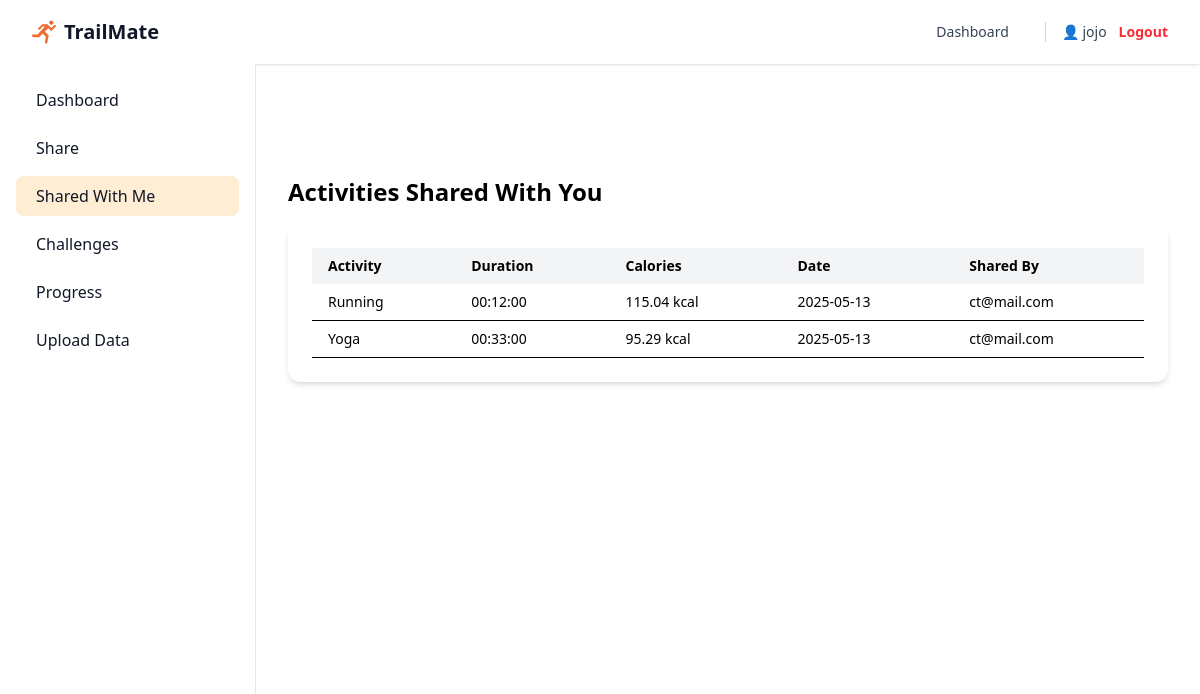
/shared_with_me (signed in), run on the app's committed database.
### app/models.py (models this page shows, shortened)
class User(db.Model, UserMixin):
    __tablename__ = "Users"
    id: Mapped[int] = mapped_column(primary_key=True, autoincrement=True, name="user_id")
    username: Mapped[str] = mapped_column(unique=True)
    email: Mapped[str] = mapped_column(unique=True, nullable=False)
    password_hash: Mapped[str] = mapped_column(nullable=False)

class ActivityRegistry(db.Model):
    __tablename__ = "ActivityRegistry"
    upload_user_id: Mapped[int] = mapped_column(ForeignKey('Users.user_id'), nullable=False, primary_key=True, name="upload_user_id")
    upload_time: Mapped[datetime] = mapped_column(DateTime, primary_key=True)
    activity_date: Mapped[date] = mapped_column(Date, nullable=False)
    activity_type: Mapped[str] = mapped_column(nullable=False)
    activity_length: Mapped[time] = mapped_column(Time, nullable=False)
    calories_burned: Mapped[float] = mapped_column(nullable=False, default=0.0)

### app/routes.py (the view)
    @app.route('/shared_with_me')
    @login_required
    def shared_with_me():
        shares = SharedActivity.query.filter_by(user_shared_with=current_user.email).all()
        shared_data = []
        for share in shares:
            activity = ActivityRegistry.query.filter_by(
                upload_user_id=share.sharing_user,
                upload_time=share.activity_upload_time
            ).first()
            sharing_user = User.query.get(share.sharing_user)
            if activity and sharing_user:
                shared_data.append({
                    "activity_type": activity.activity_type.title(),
                    "activity_length": activity.activity_length,
                    "activity_date": activity.activity_date.strftime('%Y-%m-%d'),
                    "calories_burned": activity.calories_burned,
                    "shared_by": sharing_user.email
                })
        return render_template("shared_with_me.html", shared_data=shared_data)

### app/__init__.py (called while the page is built)
def create_app():
    app = Flask(__name__)
    app.config.from_object(Config)
    db.init_app(app)
    migrate.init_app(app, db)
    login_manager = LoginManager()
    login_manager.login_view = 'index'  # Redirect to 'index' if not logged in
    login_manager.login_message = "Please log in to access this page."
    login_manager.init_app(app)
    @login_manager.user_loader
    def load_user(user_id):
        return User.query.get(int(user_id))
    from app.routes import register_routes
    register_routes(app)
    from app import models  # Ensure models are imported
    return app

### app/templates/shared_with_me.html
{% extends "base.html" %}
{% block content %}
<div class="flex pt-16">
  {% include "_sidebar.html" %}
  <main class="sm:ml-64 w-full p-4 mt-4">
    <div class="pt-20 max-w-5xl mx-auto px-4 space-y-8">
        <h2 class="text-2xl font-semibold mb-4">Activities Shared With You</h2>
        {% if shared_data %}
        <div class="bg-white p-6 rounded-xl shadow-md">
            <table class="min-w-full table-auto text-sm">
            <thead>
                <tr class="text-left bg-gray-100">
                <th class="px-4 py-2">Activity</th>
                <th class="px-4 py-2">Duration</th>
                <th class="px-4 py-2">Calories</th>
                <th class="px-4 py-2">Date</th>
                <th class="px-4 py-2">Shared By</th>
                </tr>
            </thead>
            <tbody>
                {% for item in shared_data %}
                <tr class="border-b">
                <td class="px-4 py-2">{{ item.activity_type }}</td>
                <td class="px-4 py-2">{{ item.activity_length }}</td>
                <td class="px-4 py-2">{{ item.calories_burned }} kcal</td>
                <td class="px-4 py-2">{{ item.activity_date }}</td>
                <td class="px-4 py-2">{{ item.shared_by }}</td>
                </tr>
                {% endfor %}
            </tbody>
            </table>
        </div>
        {% else %}
        <p class="text-gray-600">No one has shared any activity with you yet.</p>
        {% endif %}
    </div>
  </main>
</div>
{% endblock %}

### app/templates/base.html (shortened to what this page needs)
<!DOCTYPE html>
<html lang="en" class="scroll-smooth">
<head>
    <script src="https://cdn.jsdelivr.net/npm/@tailwindcss/browser@4"></script>
</head>
<body class="bg-white">
    <nav class="bg-white shadow-sm fixed w-full z-10">
        <div class="mx-auto max-w-7xl px-4 sm:px-6 lg:px-8">
          <div class="flex h-16 items-center justify-between">
            <a href="{{ url_for('index') }}" class="flex items-center space-x-2">
              <img class="h-6 w-6" src="{{ url_for('static', filename='images/logo.svg') }}" alt="TrailMate">
              <span class="text-xl font-bold text-gray-900">TrailMate</span>
            </a>
            <div class="flex items-center space-x-6">
              {% if current_user.is_authenticated %}
                <a href="{{ url_for('dashboard') }}" class="text-sm font-medium text-gray-700 hover:text-white hover:bg-orange-500 px-3 py-2 rounded-md ">Dashboard</a>
              <div class="flex items-center space-x-3 border-l pl-4 border-gray-300">
                <span class="text-sm font-medium text-gray-700">👤 {{ current_user.username }}</span>
                <a href="{{ url_for('logout') }}" class="text-sm font-semibold text-red-500 hover:text-red-700">Logout</a>
              </div>
              {% else %}
                <a href="#" onclick="openSignIn()" class="text-sm font-semibold text-gray-900">Log in <span aria-hidden="true">&rarr;</span></a>
              {% endif %}
            </div>
          </div>
        </div>
      </nav>
    {% block content %}{% endblock %}
    <section>
      <footer class="bg-white dark:bg-gray-900">
        <div class="mx-auto w-full max-w-screen-xl">
          <div class="grid grid-cols-2 gap-8 px-4 py-6 lg:py-8 md:grid-cols-4">
            <div>
                <h2 class="mb-6 text-sm font-semibold text-gray-900 uppercase dark:text-white">Company</h2>
                <ul class="text-gray-500 dark:text-gray-400 font-medium">
                    <li class="mb-4">
                        <a href="#" class=" hover:underline">About</a>
                    </li>
                    <li class="mb-4">
                        <a href="#" class="hover:underline">Careers</a>
                    </li>
                    <li class="mb-4">
                        <a href="#" class="hover:underline">Brand Center</a>
                    </li>
                    <li class="mb-4">
                        <a href="#" class="hover:underline">Blog</a>
                    </li>
                </ul>
            </div>
        </div>
        </div>
      </footer>
    </section>
</body>
</html>

### data on the page
User: username "jojo"
ActivityRegistry: activity_type "Running", activity_length "00:12:00", calories_burned "115.04", activity_date "2025-05-13", shared_by "ct@mail.com"
ActivityRegistry: activity_type "Yoga", activity_length "00:33:00", calories_burned "95.29", activity_date "2025-05-13", shared_by "ct@mail.com"
